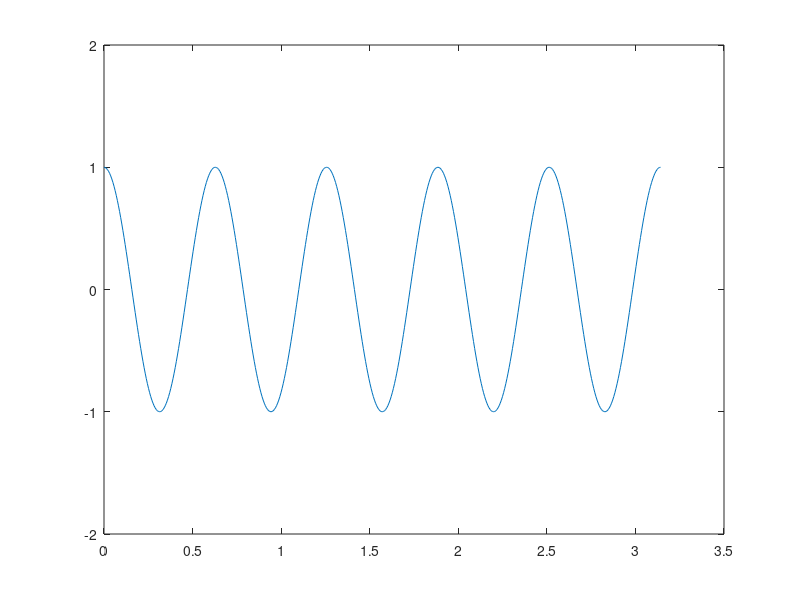

Here is the MATLAB script that generated this plot: (Note: this script raises an error after producing the figure.)

A_M = 1;                                    
OMEGA = 10;                          
Ws = 1000;                                 
Fs = Ws/(2*pi);                             
T = 1/Fs;   
t = [0:T:5*2*pi/OMEGA];                    
s_M = A_M*cos(OMEGA*t);                     

figure
plot(t, s_M);
ylim([-2 2]);

figure                                    
specplot(s_M, Fs); 
xlim([0 20]);
ylim([0 5000]);


A0=1;                                      
omega0 = 150;                               
phi0 = 0;                                   
s_AM = ammod(s_M, OMEGA, omega0, phi0, A0); 

figure
hold on
plot(t, s_AM);
plot(t, A0+s_M, '--', 'Color', 'red'); 
hold off

figure                                      
specplot(s_AM, Fs);                    



y = s_AM .* cos(omega0*t);                  
[b, a] = butter(5, 2*OMEGA/pi/Fs);       
z = filtfilt(b, a, y);  
figure
plot(t, s_AM, '--', t, z);

figure                                      
specplot(z, Fs); 



x = [0.1:0.2:10];  
Am = x;
M = Am./A0;
kpd = M.^2./(M.^2.+2);
figure
plot(x, kpd, '--', 'Color', 'red');



Fc = omega0/(2*pi);
s_AM_SC = ammod(s_M, Fc, Fs); 

figure
plot(t, s_AM_SC);
xlim([0 0.1]);



s_AM_SSB = ssbmod(s_M, Fc, Fs);
figure
plot(t, s_AM_SSB); 

figure
subplot(2, 1, 1);
specplot(s_AM_SC, Fs) 
subplot(2, 1, 2);
specplot(s_AM_SSB, Fs) 

